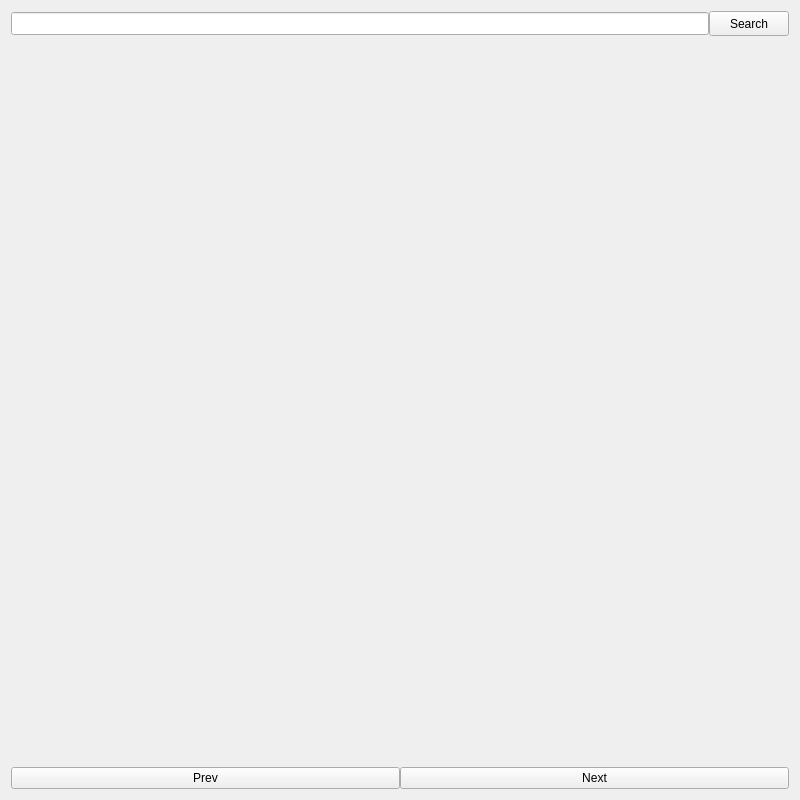
<?xml version="1.0" encoding="UTF-8"?>
<ui version="4.0">
 <class>DataCheck</class>
 <widget class="QWidget" name="DataCheck">
  <property name="geometry">
   <rect>
    <x>0</x>
    <y>0</y>
    <width>800</width>
    <height>800</height>
   </rect>
  </property>
  <property name="minimumSize">
   <size>
    <width>800</width>
    <height>800</height>
   </size>
  </property>
  <property name="maximumSize">
   <size>
    <width>800</width>
    <height>800</height>
   </size>
  </property>
  <property name="windowTitle">
   <string>DataCheck</string>
  </property>
  <layout class="QVBoxLayout" name="verticalLayout">
   <item>
    <layout class="QHBoxLayout" name="horizontalLayout">
     <property name="spacing">
      <number>0</number>
     </property>
     <property name="sizeConstraint">
      <enum>QLayout::SizeConstraint::SetMinimumSize</enum>
     </property>
     <property name="leftMargin">
      <number>0</number>
     </property>
     <property name="topMargin">
      <number>0</number>
     </property>
     <property name="rightMargin">
      <number>0</number>
     </property>
     <property name="bottomMargin">
      <number>0</number>
     </property>
     <item>
      <widget class="QLineEdit" name="search_line">
       <property name="minimumSize">
        <size>
         <width>25</width>
         <height>23</height>
        </size>
       </property>
       <property name="maximumSize">
        <size>
         <width>16777215</width>
         <height>23</height>
        </size>
       </property>
      </widget>
     </item>
     <item>
      <widget class="QPushButton" name="search_button">
       <property name="sizePolicy">
        <sizepolicy hsizetype="Fixed" vsizetype="Fixed">
         <horstretch>0</horstretch>
         <verstretch>0</verstretch>
        </sizepolicy>
       </property>
       <property name="minimumSize">
        <size>
         <width>0</width>
         <height>25</height>
        </size>
       </property>
       <property name="maximumSize">
        <size>
         <width>16777215</width>
         <height>25</height>
        </size>
       </property>
       <property name="text">
        <string>Search</string>
       </property>
      </widget>
     </item>
    </layout>
   </item>
   <item>
    <layout class="QHBoxLayout" name="horizontalLayout_2">
     <property name="spacing">
      <number>0</number>
     </property>
     <property name="sizeConstraint">
      <enum>QLayout::SizeConstraint::SetMaximumSize</enum>
     </property>
     <item>
      <widget class="QLabel" name="true_proportion">
       <property name="sizePolicy">
        <sizepolicy hsizetype="Preferred" vsizetype="Expanding">
         <horstretch>0</horstretch>
         <verstretch>0</verstretch>
        </sizepolicy>
       </property>
       <property name="text">
        <string/>
       </property>
       <property name="alignment">
        <set>Qt::AlignmentFlag::AlignCenter</set>
       </property>
      </widget>
     </item>
    </layout>
   </item>
   <item>
    <layout class="QHBoxLayout" name="horizontalLayout_3">
     <property name="spacing">
      <number>0</number>
     </property>
     <property name="sizeConstraint">
      <enum>QLayout::SizeConstraint::SetMinimumSize</enum>
     </property>
     <property name="topMargin">
      <number>0</number>
     </property>
     <property name="bottomMargin">
      <number>0</number>
     </property>
     <item>
      <widget class="QPushButton" name="prev_image">
       <property name="text">
        <string>Prev</string>
       </property>
      </widget>
     </item>
     <item>
      <widget class="QPushButton" name="next_image">
       <property name="text">
        <string>Next</string>
       </property>
      </widget>
     </item>
    </layout>
   </item>
  </layout>
 </widget>
 <resources/>
 <connections/>
</ui>
